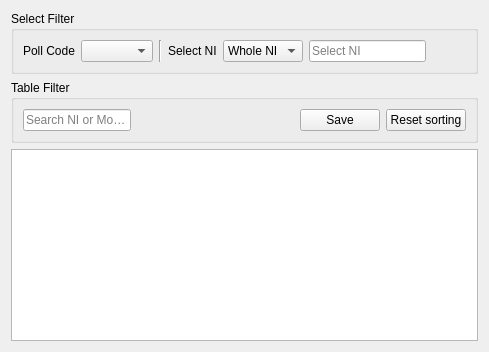
                  <widget class="QWidget" name="page_22">
                   <layout class="QVBoxLayout" name="verticalLayout_26">
                    <item>
                     <widget class="QGroupBox" name="groupBox_15">
                      <property name="title">
                       <string>Select Filter</string>
                      </property>
                      <layout class="QHBoxLayout" name="horizontalLayout_20">
                       <item>
                        <widget class="QLabel" name="label_66">
                         <property name="text">
                          <string>Poll Code</string>
                         </property>
                        </widget>
                       </item>
                       <item>
                        <widget class="QComboBox" name="cbSttstOfExchngCode"/>
                       </item>
                       <item>
                        <widget class="Line" name="line_6">
                         <property name="orientation">
                          <enum>Qt::Vertical</enum>
                         </property>
                        </widget>
                       </item>
                       <item>
                        <widget class="QLabel" name="label_67">
                         <property name="text">
                          <string>Select NI</string>
                         </property>
                        </widget>
                       </item>
                       <item>
                        <widget class="QComboBox" name="cbSttstcOfExchngMode">
                         <item>
                          <property name="text">
                           <string>Whole NI</string>
                          </property>
                         </item>
                         <item>
                          <property name="text">
                           <string>RegExp</string>
                          </property>
                         </item>
                        </widget>
                       </item>
                       <item>
                        <widget class="QLineEdit" name="leSttsctOfExchngFilter">
                         <property name="placeholderText">
                          <string>Select NI</string>
                         </property>
                         <property name="clearButtonEnabled">
                          <bool>true</bool>
                         </property>
                        </widget>
                       </item>
                       <item>
                        <spacer name="horizontalSpacer_26">
                         <property name="orientation">
                          <enum>Qt::Horizontal</enum>
                         </property>
                         <property name="sizeType">
                          <enum>QSizePolicy::Preferred</enum>
                         </property>
                         <property name="sizeHint" stdset="0">
                          <size>
                           <width>40</width>
                           <height>20</height>
                          </size>
                         </property>
                        </spacer>
                       </item>
                      </layout>
                     </widget>
                    </item>
                    <item>
                     <widget class="QGroupBox" name="groupBox_16">
                      <property name="title">
                       <string>Table Filter</string>
                      </property>
                      <layout class="QHBoxLayout" name="horizontalLayout">
                       <item>
                        <widget class="QLineEdit" name="lePollStatistic">
                         <property name="placeholderText">
                          <string>Search NI or Model</string>
                         </property>
                         <property name="clearButtonEnabled">
                          <bool>true</bool>
                         </property>
                        </widget>
                       </item>
                       <item>
                        <spacer name="horizontalSpacer_25">
                         <property name="orientation">
                          <enum>Qt::Horizontal</enum>
                         </property>
                         <property name="sizeType">
                          <enum>QSizePolicy::Preferred</enum>
                         </property>
                         <property name="sizeHint" stdset="0">
                          <size>
                           <width>163</width>
                           <height>20</height>
                          </size>
                         </property>
                        </spacer>
                       </item>
                       <item>
                        <widget class="QPushButton" name="pushButton_2">
                         <property name="text">
                          <string>Save</string>
                         </property>
                        </widget>
                       </item>
                       <item>
                        <widget class="QPushButton" name="pushButton">
                         <property name="text">
                          <string>Reset sorting</string>
                         </property>
                        </widget>
                       </item>
                      </layout>
                     </widget>
                    </item>
                    <item>
                     <widget class="QTableView" name="tvPollStatistic">
                      <property name="font">
                       <font>
                        <pointsize>12</pointsize>
                       </font>
                      </property>
                      <property name="editTriggers">
                       <set>QAbstractItemView::NoEditTriggers</set>
                      </property>
                      <property name="alternatingRowColors">
                       <bool>true</bool>
                      </property>
                      <property name="selectionBehavior">
                       <enum>QAbstractItemView::SelectRows</enum>
                      </property>
                      <property name="sortingEnabled">
                       <bool>true</bool>
                      </property>
                      <property name="cornerButtonEnabled">
                       <bool>false</bool>
                      </property>
                     </widget>
                    </item>
                   </layout>
                  </widget>
